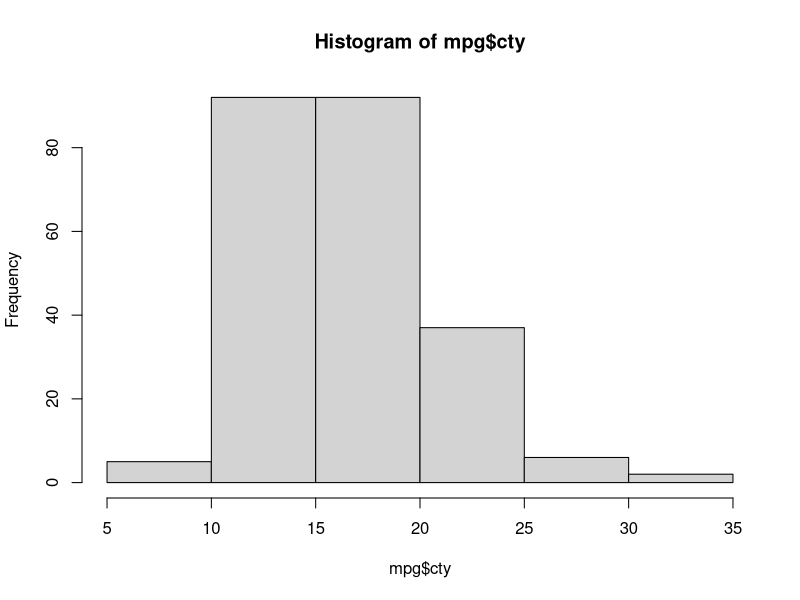
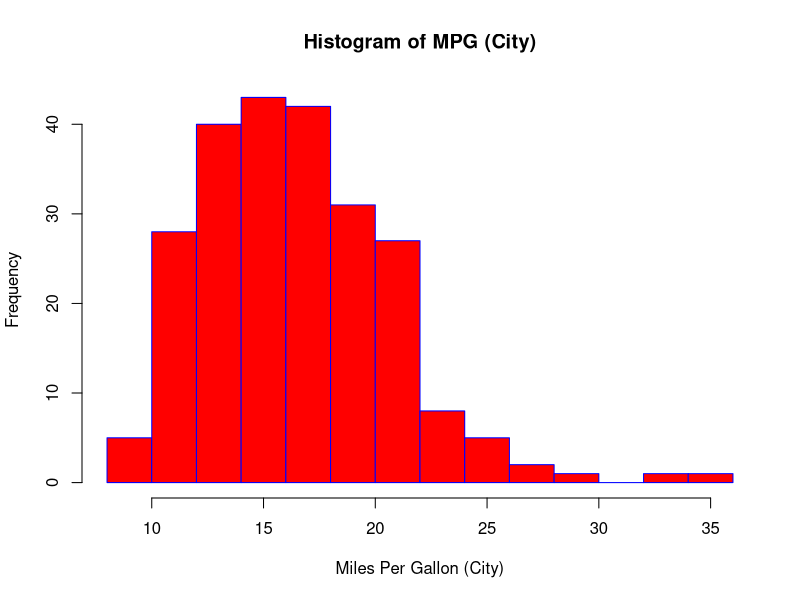
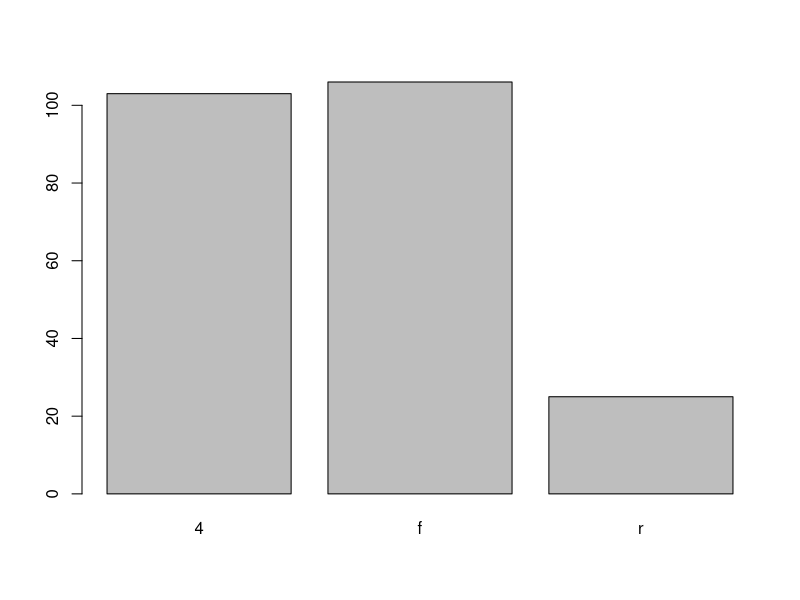
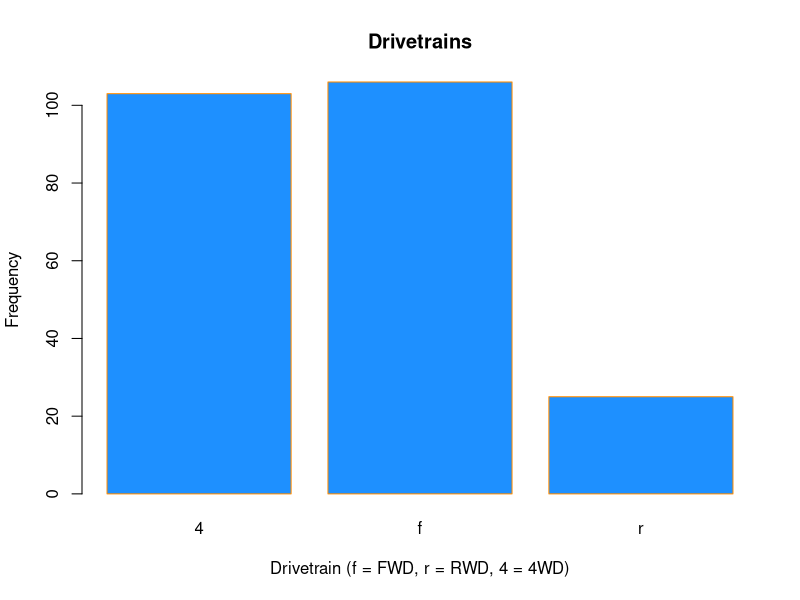
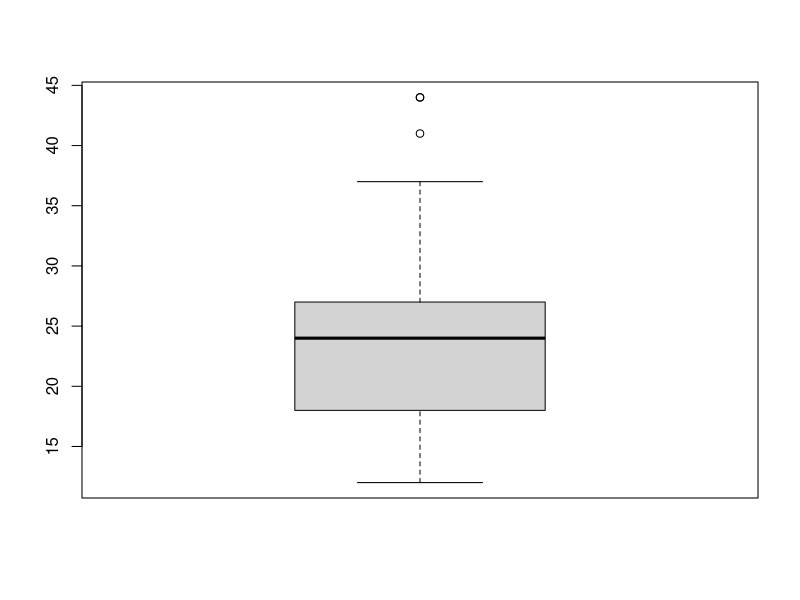
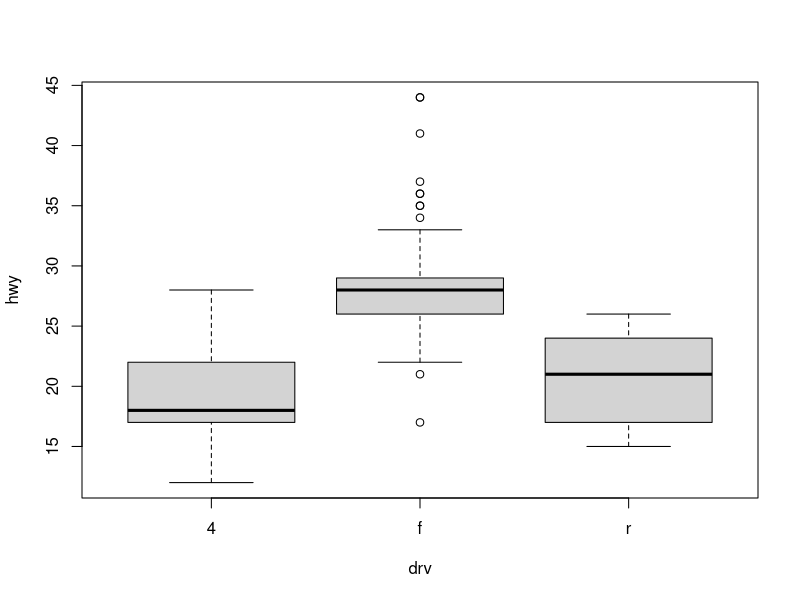
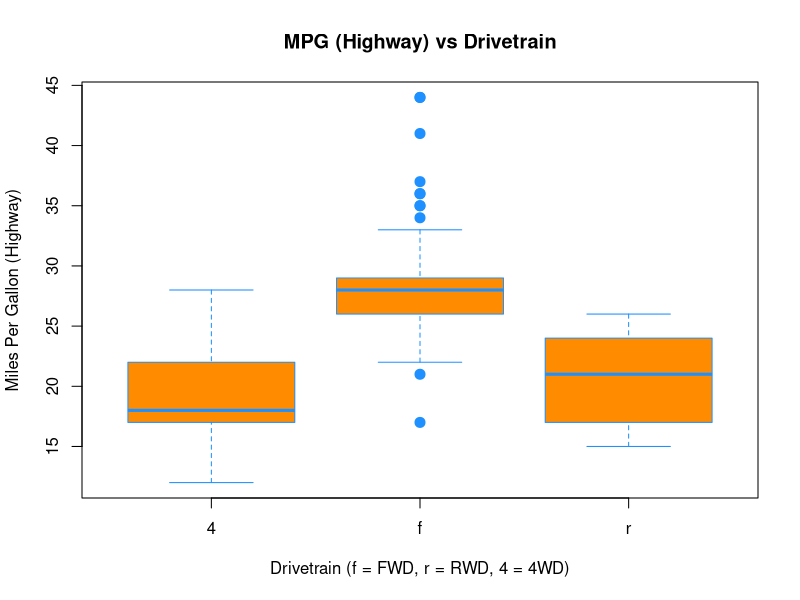
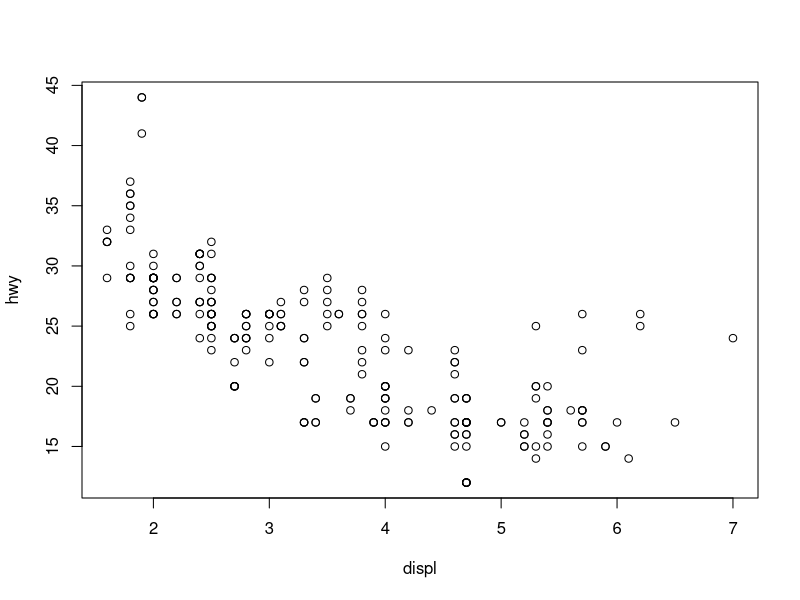

Write the R code that produced these figures, in order.
## ---- chunk 1
library(ggplot2)
## ---- chunk 2
table(mpg$drv)
table(mpg$drv) / nrow(mpg)
## ---- chunk 3
hist(mpg$cty)
## ---- chunk 4
hist(mpg$cty,
     xlab   = "Miles Per Gallon (City)",
     main   = "Histogram of MPG (City)", # main title
     breaks = 12,   # how many breaks?
     col    = "red",
     border = "blue")
## ---- chunk 5
barplot(table(mpg$drv))
## ---- chunk 6
barplot(table(mpg$drv),
        xlab   = "Drivetrain (f = FWD, r = RWD, 4 = 4WD)",
        ylab   = "Frequency",
        main   = "Drivetrains",
        col    = "dodgerblue",
        border = "darkorange")
## ---- chunk 7
unique(mpg$drv)
## ---- chunk 8
boxplot(mpg$hwy)
## ---- chunk 9
boxplot(hwy ~ drv, data = mpg)
## ---- chunk 10
boxplot(hwy ~ drv, data = mpg,
     xlab   = "Drivetrain (f = FWD, r = RWD, 4 = 4WD)",
     ylab   = "Miles Per Gallon (Highway)",
     main   = "MPG (Highway) vs Drivetrain",
     pch    = 20,
     cex    = 2,
     col    = "darkorange",
     border = "dodgerblue")
## ---- chunk 11
plot(hwy ~ displ, data = mpg)
## ---- chunk 12
plot(hwy ~ displ, data = mpg,
     xlab = "Engine Displacement (in Liters)",
     ylab = "Miles Per Gallon (Highway)",
     main = "MPG (Highway) vs Engine Displacement",
     pch  = 20,
     cex  = 2,
     col  = "dodgerblue")
## ---- chunk 13
ggplot(data = mpg,mapping = aes(x=displ,y=hwy)) + geom_point()
## ---- chunk 14
ggplot(data = mpg, mapping = aes(x=displ,y=hwy)) +   # ggplot() makes base plot
  geom_point(color="blue",size=2) +     # how to show x and y?
  scale_y_continuous(name="Miles Per Gallon (Highway)") +  # name of y axis
  scale_x_continuous(name="Engine Displacement (in Liters)") + # x axis
  theme_bw() +    # change the background
  ggtitle("MPG (Highway) vs Engine Displacement")   # add a title
## ---- chunk 15
library(readxl)  # load the library

# Suppose I downloaded the file to a directory 
# data/ in my current working directory (cwd)
# you can change your cwd with `setwd("your/directory")`
# or in RStudio by clicking Session > Set Working Directory

# total population in raw format
tot_pop_raw = read_excel(path = "data/demo_gind.xls", 
                sheet="Data", # which sheet
                range="A9:K68")  # which excel cell range to read
names(tot_pop_raw)[1] <- "Country"   # lets rename the first column
tot_pop_raw
## ---- chunk 16
library(tidyr)   # for the gather function
tot_pop = gather(tot_pop_raw, paste(2008:2017),key="year", value = "counts")
## ---- chunk 17
tot_pop$counts = as.integer(tot_pop$counts)
tot_pop
## ---- chunk 18
library(dplyr)  # for %>%, filter, mutate, ...
tot_pop %>%
  filter(Country %in% c("France","United Kingdom","Italy","Germany")) %>%
  mutate(millions = counts / 1e6) %>%
  ggplot(mapping = aes(x=year,y=millions,color=Country,group=Country)) + geom_line()
## ---- chunk 19
top5 = tot_pop %>%
  arrange(desc(counts)) %>%  # arrange in descending order of col `counts`
  top_n(5)

bottom5 = tot_pop %>%
  arrange(desc(counts)) %>%
  top_n(-5)
top5
bottom5
## ---- chunk 20
topbottom = tot_pop %>%
  group_by(Country) %>%
  filter(year > 2012) %>%
  summarise(mean_count = mean(counts)) %>%
  arrange(desc(mean_count))

top5 = topbottom %>% top_n(5)
bottom5 = topbottom %>% top_n(-5)
top5
bottom5
## ---- chunk 21
missings = tot_pop %>%
  filter(is.na(counts)) %>% # is.na(x) returns TRUE if x is NA
  group_by(Country) %>%
  summarise(n_missing = n(),years = paste(year,collapse = ", "))
knitr:::kable(missings)
